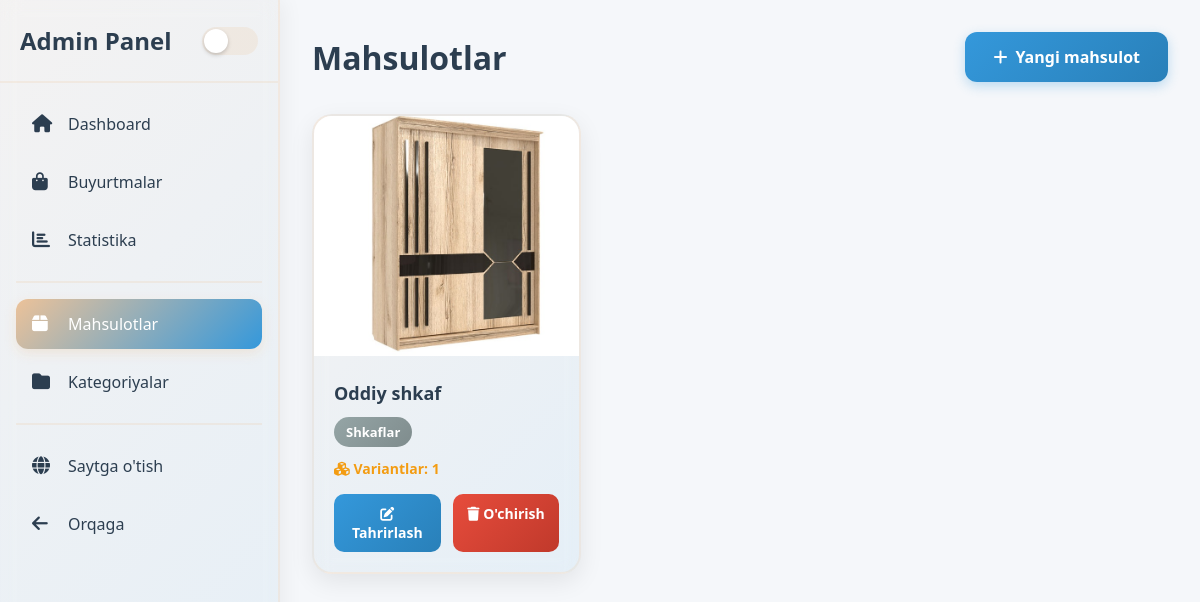
Screenshot of /products/ (signed in) with the database file from the repository.
### main/models.py (models this page shows, shortened)
class Product(models.Model):
    category = models.ForeignKey(Category, on_delete=models.CASCADE, related_name='products')
    name_uz = models.CharField(max_length=200)
    name_ru = models.CharField(max_length=200, blank=True)
    image = models.ImageField(upload_to='products/')
    video_url = models.URLField(max_length=500, blank=True, null=True, help_text="YouTube yoki video URL")

class Category(models.Model):
    name_uz = models.CharField(max_length=100)
    name_ru = models.CharField(max_length=100, blank=True)
    image = models.ImageField(upload_to='categories/')

### main/views.py (the view)
# urls.py: path('products/', views.admin_products, name='admin_products'),
@login_required
@admin_required
def admin_products(request):
    products = Product.objects.select_related('category').prefetch_related('variants').all()
    return render(request, 'admin/products.html', {'products': products})

### main/context_processors.py (called while the page is built)
def cart_count(request):
    count = 0
    if request.user.is_authenticated:
        count = BasketItem.objects.filter(user=request.user).aggregate(total=Sum('quantity'))['total'] or 0
    return {'cart_count': count}

### main/views.py (called while the page is built)
def admin_required(view_func):
    @wraps(view_func)
    def wrapped_view(request, *args, **kwargs):
        if not request.user.is_authenticated or not (request.user.is_staff or request.user.is_superuser):
            messages.error(request, "Siz admin emasiz!")
            return redirect('/')
        return view_func(request, *args, **kwargs)
    return wrapped_view

### main/templates/admin/products.html (shortened to what this page needs)
{% extends "admin/abase.html" %}
{% block content %}
<div class="page-header">
    <h1 class="page-title">Mahsulotlar</h1>
    <a href="{% url 'admin_product_add' %}" class="add-btn">
        <i class="fas fa-plus"></i>
        Yangi mahsulot
    </a>
</div>
<div class="products-grid">
    {% for product in products %}
    <div class="product-card">
        {% if product.image %}
        <img src="{{ product.image.url }}" alt="{{ product.name_uz }}" class="product-image">
        {% else %}
        <div class="image-placeholder">
            <i class="fas fa-image"></i>
        </div>
        {% endif %}
        <div class="product-info">
            <h3 class="product-name">{{ product.name_uz }}</h3>
            <span
                class="category-badge {% if product.category.name_uz == 'Shkaf' %}category-shkaf{% elif product.category.name_uz == 'Divan' %}category-divan{% else %}category-other{% endif %}">
                {{ product.category.name_uz }}
            </span>
            <div
                class="variants-count {% if product.variants.count == 0 %}variants-none{% elif product.variants.count < 3 %}variants-few{% else %}variants-many{% endif %}">
                <i class="fas fa-cubes"></i> Variantlar: {{ product.variants.count }}
            </div>
            <div class="action-buttons">
                <a href="{% url 'admin_product_edit' product.id %}" class="action-btn edit-btn">
                    <i class="fas fa-edit"></i> Tahrirlash
                </a>
                <a href="{% url 'admin_product_delete' product.id %}"
                    onclick="return confirm('O\\'chirishni xohlaysizmi?')" class="action-btn delete-btn">
                    <i class="fas fa-trash"></i> O'chirish
                </a>
            </div>
        </div>
    </div>
    {% empty %}
    <div class="empty-state">
        <i class="fas fa-box-open"></i>
        <p style="font-size: 1.25rem;">Hozircha mahsulot yo'q</p>
    </div>
    {% endfor %}
</div>
{% endblock %}

### main/templates/admin/abase.html (style rules this page uses)
:root { --primary: #ECC299; --secondary: #3498db; --bg: #f5f7fa; --sidebar: #ffffff; --text: #2c3e50; --shadow: 0 2px 10px rgba(0, 0, 0, 0.08); }
* { margin: 0; padding: 0; box-sizing: border-box; }
body { background: var(--bg); color: var(--text); font-family: "Segoe UI", sans-serif; transition: background 0.3s, color 0.3s; }

### main/templates/admin/products.html (style rules this page uses)
.page-header { display: flex; justify-content: space-between; align-items: center; margin-bottom: 32px; flex-wrap: wrap; gap: 16px; }
.page-title { font-size: 2rem; font-weight: 700; color: var(--text); }
.add-btn { display: inline-flex; align-items: center; gap: 8px; padding: 14px 28px; background: linear-gradient(135deg, #3498db 0%, #2980b9 100%); color: white; text-decoration: none; border-radius: 12px; font-weight: 700; box-shadow: 0 4px 12px rgba(52, 152, 219, 0.3); transition: all 0.3s; }
.products-grid { display: grid; grid-template-columns: repeat(1, 1fr); gap: 24px; }
@media (min-width: 640px) { .products-grid { grid-template-columns: repeat(2, 1fr); } }
@media (min-width: 1024px) { .products-grid { grid-template-columns: repeat(3, 1fr); } }
.product-card { background: linear-gradient(135deg, rgba(236, 194, 153, 0.08) 0%, rgba(52, 152, 219, 0.08) 100%); border: 2px solid rgba(236, 194, 153, 0.2); border-radius: 20px; overflow: hidden; backdrop-filter: blur(10px); box-shadow: 0 8px 24px rgba(0, 0, 0, 0.08); transition: all 0.3s; }
.product-image { width: 100%; height: 240px; object-fit: cover; transition: transform 0.5s; }
.product-info { padding: 20px; }
.product-name { font-size: 1.125rem; font-weight: 700; color: var(--text); margin-bottom: 12px; display: -webkit-box; -webkit-line-clamp: 2; -webkit-box-orient: vertical; overflow: hidden; }
.category-badge { display: inline-block; padding: 6px 12px; border-radius: 20px; font-size: 0.8125rem; font-weight: 600; margin-bottom: 12px; }
.category-other { background: linear-gradient(135deg, #95a5a6 0%, #7f8c8d 100%); color: white; }
.variants-count { font-size: 0.875rem; font-weight: 600; margin-bottom: 16px; }
.variants-few { color: #f39c12; }
.action-buttons { display: flex; gap: 12px; }
.action-btn { flex: 1; padding: 10px; border-radius: 10px; text-align: center; text-decoration: none; font-weight: 600; font-size: 0.875rem; transition: all 0.3s; }
.edit-btn { background: linear-gradient(135deg, #3498db 0%, #2980b9 100%); color: white; }
.delete-btn { background: linear-gradient(135deg, #e74c3c 0%, #c0392b 100%); color: white; }

### rows the page displays
Product: image (picture), name_uz "Oddiy shkaf", category.name_uz "Shkaflar", variants.count "1"
